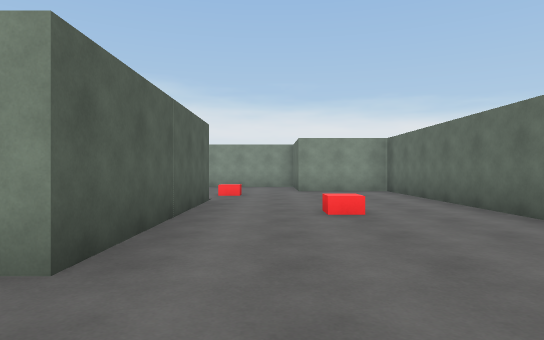
View 1 (above)

18 first-person views from a walk through a Unity game level. The camera is 1.2 m above the floor, looks level and sees 75° across. The floor is counted in squares, 2 m on a side. Each view is taken from the middle of a square. On the plan, view 1 faces up. The plan holds only what a view shows up to about 10 squares ahead; the rest is blank. The place goes on beyond the plan. The player is left out.

View 2
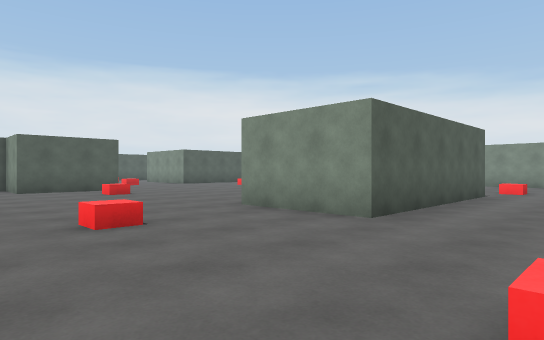

View 3
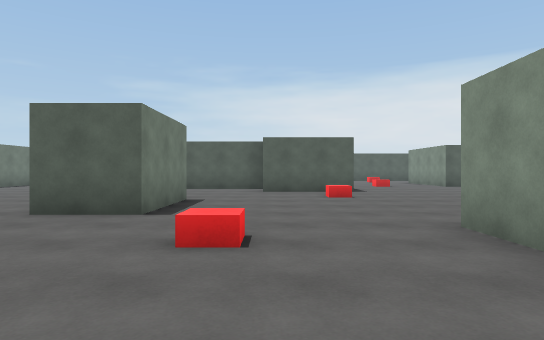

View 4
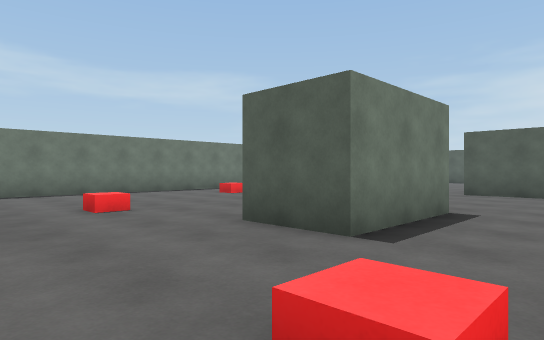

View 5
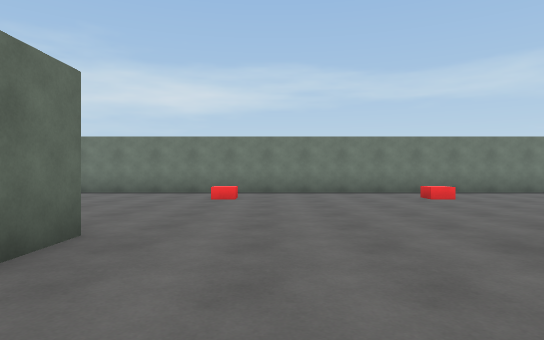

View 6
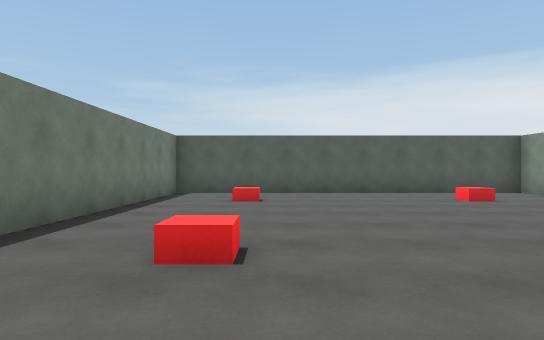

View 7
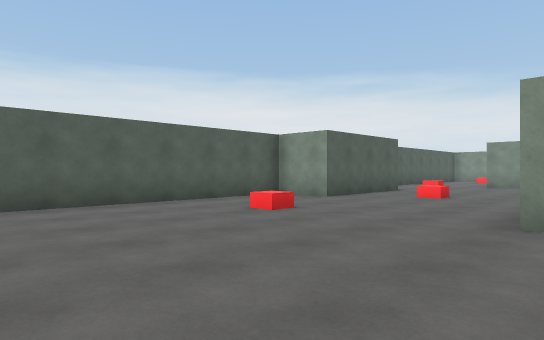

View 8
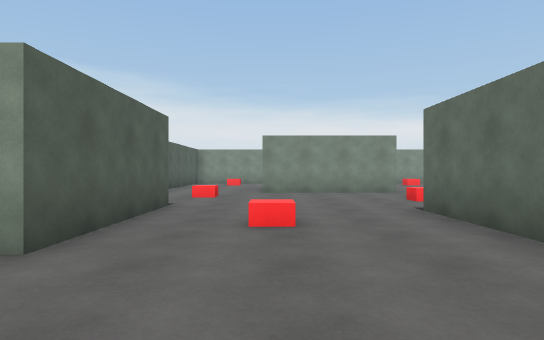

View 9
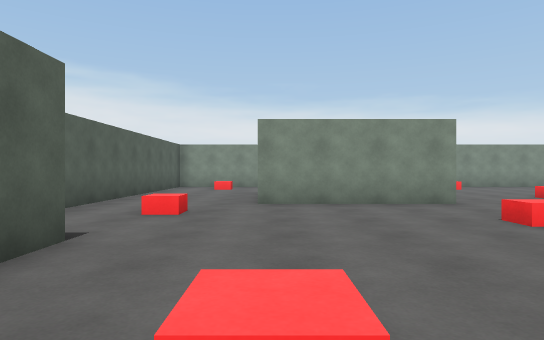

View 10
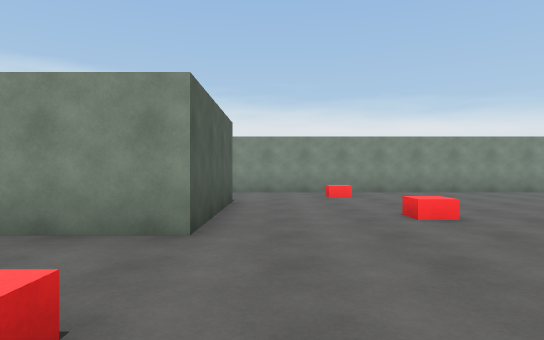

View 11
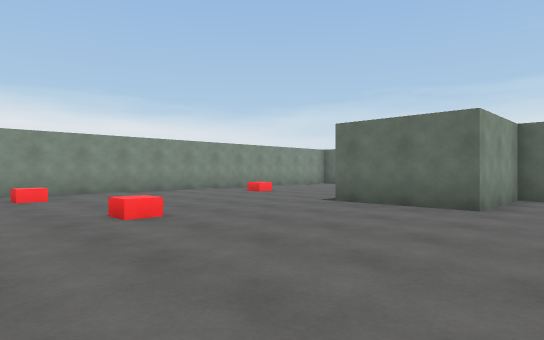

View 12
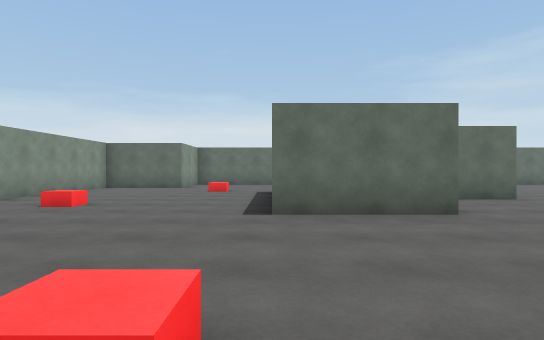

View 13
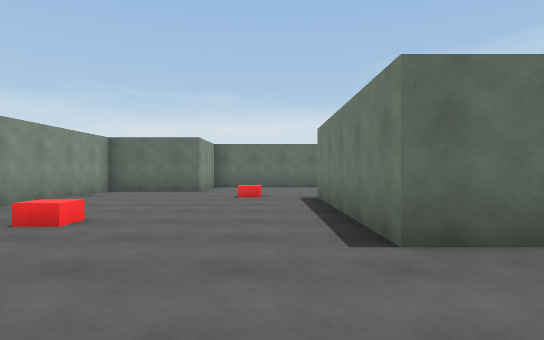

View 14
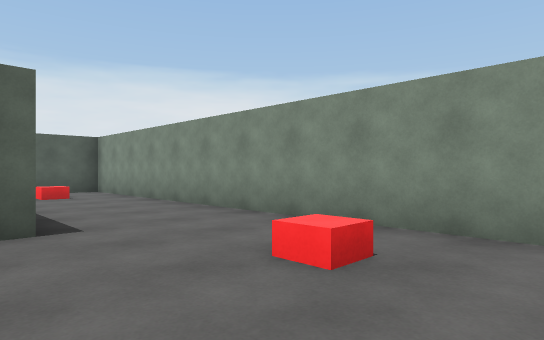

View 15
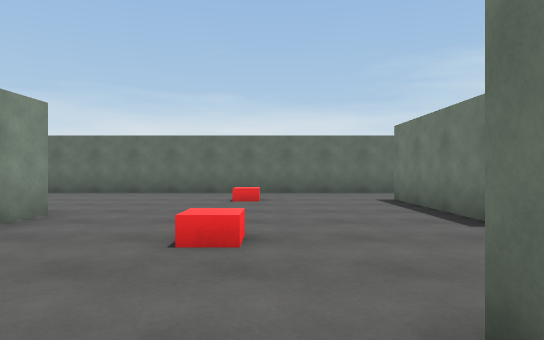

View 16
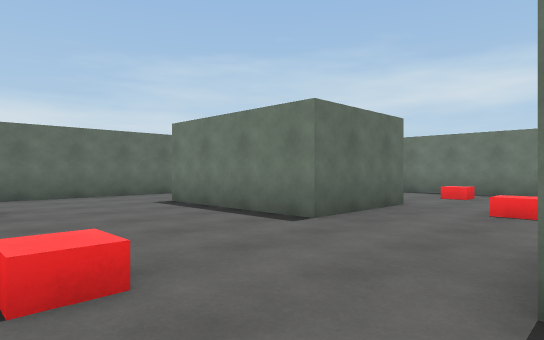

View 17
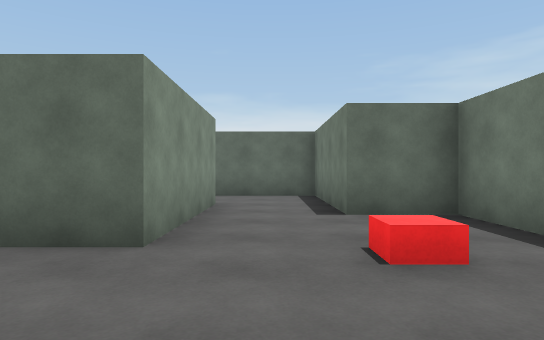

View 18
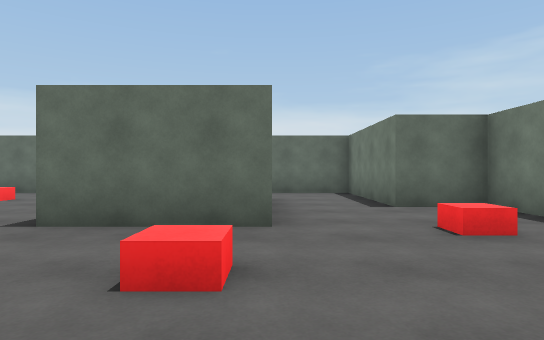

### Floor plan
Points are (right, up) in squares from view 1. A wall is a line through its corners. A room is listed if a view was taken in it or the views show most of it. See-through windows are left out.
Room 1 (views 1, 2, 3, 4, 5, 6, 7, 8, 9, 10, 11, 12, 13, 14, 15, 16, 17, 18)
walls: (-9.7, 2.2) (-9.7, -0.2) (-11.3, -0.2) (-11.3, -2.8); (-7.2, -1.8) (-4.8, -1.8) (-4.8, -3.2); (-6.2, 4.5) (-6.2, 7) (-1.2, 7) (-1.2, 2) (-3.7, 2) (-3.7, 4.5) (-6.2, 4.5); (-7.3, -3.2) (-7.3, -2.2); (-13.7, -0.1) (-13.7, 2.2); (-17.7, 3) (-17.7, -0.5) (-19.2, -0.5) (-19.2, -9.5) (-0.2, -9.5) (-0.2, -8) (3.3, -8) (3.3, 10); (-12.7, 9.8) (-12.7, 6.3) (-16.2, 6.3); (1.2, -6) (-2.2, -6) (-2.2, -3.5) (1.2, -3.5); (0.8, 9.9) (0.8, 12.5) (-19.2, 12.5) (-19.2, 5.5)

Where each view was taken, in squares from view 1:
view 1: 0 up, 0 right, facing up
view 2: 2 down, 1 right, facing up-left
view 3: 0 up, 0 right, facing left
view 4: 0 up, 2 left, facing down-left
view 5: 0 up, 9 left, facing down
view 6: 7 down, 10 left, facing left
view 7: 7 down, 13 left, facing up-left
view 8: 3 down, 16 left, facing up
view 9: 0 up, 16 left, facing up
view 10: 3 up, 12 left, facing up
view 11: 3 up, 12 left, facing up-right
view 12: 7 up, 11 left, facing right
view 13: 8 up, 9 left, facing right
view 14: 9 up, 9 left, facing up-left
view 15: 1 down, 6 left, facing right
view 16: 0 up, 5 left, facing down-right
view 17: 7 down, 5 left, facing right
view 18: 6 down, 6 left, facing right
